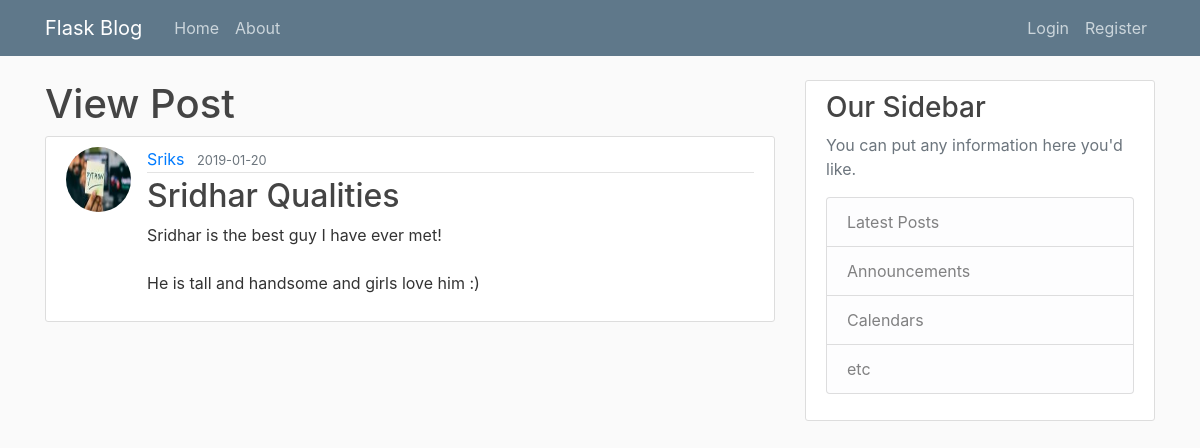
/post/1, run on the app's committed database.
### flaskblog/models.py (models this page shows, shortened)
class User(db.Model, UserMixin):
    id = db.Column(db.Integer, primary_key=True)
    username = db.Column(db.String(20), unique=True, nullable=False)
    email = db.Column(db.String(120), unique=True, nullable=False)
    image_file = db.Column(db.String(20), nullable=False, default='default.jpg')
    password = db.Column(db.String(60), nullable=False)
    posts = db.relationship('Post', backref="author", lazy=True) #backred is similar to adding a author col to the post model

class Post(db.Model):
    id = db.Column(db.Integer, primary_key=True)
    title = db.Column(db.String(100), nullable=False)
    date_posted = db.Column(db.DateTime, nullable=False, default=datetime.utcnow)
    content = db.Column(db.Text, nullable=False)
    user_id = db.Column(db.Integer, db.ForeignKey('user.id'), nullable=False)

### flaskblog/routes.py (the view)
@app.route("/post/<int:post_id>", methods=['GET', 'POST'])
def post(post_id):
    post = Post.query.get_or_404(post_id)
    return render_template('post.html', title=post.title, post=post)

### flaskblog/templates/post.html (shortened to what this page needs)
{% extends "layout.html" %}
{% block content %}
<h1>View Post</h1>
<article class="media content-section">
    <img class="rounded-circle article-img" src="{{ url_for('static', filename='profile_pics/'+post.author.image_file) }}" alt="">
    <div class="media-body">
        <div class="article-metadata">
          <a class="mr-2" href="#">{{ post.author.username }}</a>
          <small class="text-muted">{{ post.date_posted.strftime('%Y-%m-%d') }}</small>
        </div>
        <h2 class="article-title">{{ post.title }}</h2>
        <p class="article-content">{{ post.content }}</p>
    </div>
</article>
{% endblock content%}

### flaskblog/static/main.css (style rules this page uses)
body { background: #fafafa; color: #333333; margin-top: 5rem; }
h1, h2, h3, h4, h5, h6 { color: #444444; }
.content-section { background: #ffffff; padding: 10px 20px; border: 1px solid #dddddd; border-radius: 3px; margin-bottom: 20px; }
.article-title { color: #444444; }
.article-content { white-space: pre-line; }
.article-img { height: 65px; width: 65px; margin-right: 16px; }
.article-metadata { padding-bottom: 1px; margin-bottom: 4px; border-bottom: 1px solid #e3e3e3 }

### data on the page
User: image_file (picture), author.username "Sriks"
Post: date_posted "2019-01-20", title "Sridhar Qualities", content "Sridhar is the best guy I have ever met! He is tall and handsome and girls love him :)"
